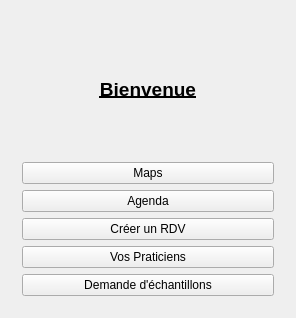
<?xml version="1.0" encoding="UTF-8"?>
<ui version="4.0">
 <class>MainWindow</class>
 <widget class="QMainWindow" name="MainWindow">
  <property name="geometry">
   <rect>
    <x>0</x>
    <y>0</y>
    <width>250</width>
    <height>318</height>
   </rect>
  </property>
  <property name="maximumSize">
   <size>
    <width>250</width>
    <height>16777215</height>
   </size>
  </property>
  <property name="windowTitle">
   <string>MainWindow</string>
  </property>
  <widget class="QWidget" name="centralWidget">
   <layout class="QVBoxLayout" name="verticalLayout">
    <item>
     <widget class="QStackedWidget" name="stackedWidget">
      <property name="currentIndex">
       <number>0</number>
      </property>
      <widget class="QWidget" name="menu">
       <layout class="QVBoxLayout" name="verticalLayout_3">
        <item>
         <layout class="QVBoxLayout" name="verticalLayout_2">
          <item>
           <widget class="QLabel" name="label">
            <property name="font">
             <font>
              <pointsize>14</pointsize>
              <weight>75</weight>
              <bold>true</bold>
              <underline>true</underline>
             </font>
            </property>
            <property name="text">
             <string>Bienvenue</string>
            </property>
            <property name="alignment">
             <set>Qt::AlignCenter</set>
            </property>
            <property name="margin">
             <number>-1</number>
            </property>
           </widget>
          </item>
          <item>
           <widget class="QPushButton" name="pushButtonMenuGoToMap">
            <property name="text">
             <string>Maps</string>
            </property>
           </widget>
          </item>
          <item>
           <widget class="QPushButton" name="pushButtonMenuGoToCalendar">
            <property name="text">
             <string>Agenda</string>
            </property>
           </widget>
          </item>
          <item>
           <widget class="QPushButton" name="pushButtonMenuCreerEven">
            <property name="text">
             <string>Créer un RDV</string>
            </property>
           </widget>
          </item>
          <item>
           <widget class="QPushButton" name="pushButtonMenuGoToPrat">
            <property name="text">
             <string>Vos Praticiens</string>
            </property>
           </widget>
          </item>
          <item>
           <widget class="QPushButton" name="pushButtonDemande">
            <property name="text">
             <string>Demande d'échantillons</string>
            </property>
           </widget>
          </item>
         </layout>
        </item>
       </layout>
      </widget>
      <widget class="QWidget" name="page">
       <layout class="QVBoxLayout" name="verticalLayout_11">
        <item>
         <layout class="QVBoxLayout" name="verticalLayout_10">
          <item>
           <layout class="QHBoxLayout" name="horizontalLayout_8">
            <item>
             <spacer name="horizontalSpacer_8">
              <property name="orientation">
               <enum>Qt::Horizontal</enum>
              </property>
              <property name="sizeHint" stdset="0">
               <size>
                <width>40</width>
                <height>20</height>
               </size>
              </property>
             </spacer>
            </item>
            <item>
             <widget class="QLabel" name="label_5">
              <property name="text">
               <string>Créer un évènement</string>
              </property>
             </widget>
            </item>
            <item>
             <spacer name="horizontalSpacer_9">
              <property name="orientation">
               <enum>Qt::Horizontal</enum>
              </property>
              <property name="sizeHint" stdset="0">
               <size>
                <width>40</width>
                <height>20</height>
               </size>
              </property>
             </spacer>
            </item>
           </layout>
          </item>
          <item>
           <layout class="QHBoxLayout" name="horizontalLayout_14">
            <item>
             <widget class="QLabel" name="label_10">
              <property name="text">
               <string>Nom:</string>
              </property>
             </widget>
            </item>
            <item>
             <widget class="QLineEdit" name="lineEdit"/>
            </item>
           </layout>
          </item>
          <item>
           <layout class="QHBoxLayout" name="horizontalLayout_13">
            <item>
             <widget class="QLabel" name="label_6">
              <property name="text">
               <string>Praticien: </string>
              </property>
             </widget>
            </item>
            <item>
             <widget class="QComboBox" name="comboBox">
              <item>
               <property name="text">
                <string>Choisir...</string>
               </property>
              </item>
             </widget>
            </item>
           </layout>
          </item>
          <item>
           <layout class="QHBoxLayout" name="horizontalLayout_12">
            <item>
             <widget class="QLabel" name="label_7">
              <property name="text">
               <string>Jour : </string>
              </property>
             </widget>
            </item>
            <item>
             <widget class="QDateEdit" name="dateEdit"/>
            </item>
           </layout>
          </item>
          <item>
           <layout class="QHBoxLayout" name="horizontalLayout_11">
            <item>
             <widget class="QLabel" name="label_8">
              <property name="text">
               <string>Heure:</string>
              </property>
             </widget>
            </item>
            <item>
             <widget class="QTimeEdit" name="timeEdit"/>
            </item>
           </layout>
          </item>
          <item>
           <layout class="QHBoxLayout" name="horizontalLayout_10">
            <item>
             <widget class="QLabel" name="label_9">
              <property name="text">
               <string>Presenter: </string>
              </property>
             </widget>
            </item>
            <item>
             <widget class="QWidget" name="widget" native="true">
              <layout class="QHBoxLayout" name="horizontalLayout_9">
               <item>
                <widget class="QComboBox" name="comboBox_2">
                 <item>
                  <property name="text">
                   <string>...</string>
                  </property>
                 </item>
                </widget>
               </item>
               <item>
                <widget class="QPushButton" name="pushButtonAjoutLigne">
                 <property name="text">
                  <string>+</string>
                 </property>
                </widget>
               </item>
              </layout>
             </widget>
            </item>
           </layout>
          </item>
          <item>
           <layout class="QHBoxLayout" name="horizontalLayout_15">
            <item>
             <widget class="QPushButton" name="pushButtonAjoutEven">
              <property name="enabled">
               <bool>false</bool>
              </property>
              <property name="text">
               <string>Ajouter</string>
              </property>
             </widget>
            </item>
            <item>
             <widget class="QPushButton" name="pushButtonCreateGoToMenu">
              <property name="text">
               <string>Menu</string>
              </property>
             </widget>
            </item>
           </layout>
          </item>
         </layout>
        </item>
       </layout>
      </widget>
      <widget class="QWidget" name="page_5">
       <layout class="QVBoxLayout" name="verticalLayout_15">
        <item>
         <layout class="QVBoxLayout" name="verticalLayout_14">
          <item>
           <layout class="QHBoxLayout" name="horizontalLayout_19">
            <item>
             <spacer name="horizontalSpacer_12">
              <property name="orientation">
               <enum>Qt::Horizontal</enum>
              </property>
              <property name="sizeHint" stdset="0">
               <size>
                <width>40</width>
                <height>20</height>
               </size>
              </property>
             </spacer>
            </item>
            <item>
             <widget class="QLabel" name="label_12">
              <property name="font">
               <font>
                <pointsize>11</pointsize>
                <weight>75</weight>
                <bold>true</bold>
                <underline>true</underline>
               </font>
              </property>
              <property name="text">
               <string>Vos Praticiens</string>
              </property>
             </widget>
            </item>
            <item>
             <spacer name="horizontalSpacer_13">
              <property name="orientation">
               <enum>Qt::Horizontal</enum>
              </property>
              <property name="sizeHint" stdset="0">
               <size>
                <width>40</width>
                <height>20</height>
               </size>
              </property>
             </spacer>
            </item>
           </layout>
          </item>
          <item>
           <widget class="QComboBox" name="comboBox_4">
            <item>
             <property name="text">
              <string>Choisir...</string>
             </property>
            </item>
           </widget>
          </item>
          <item>
           <layout class="QHBoxLayout" name="horizontalLayout_22">
            <item>
             <widget class="QLabel" name="label_13">
              <property name="text">
               <string>Nom: </string>
              </property>
             </widget>
            </item>
            <item>
             <widget class="QLabel" name="labelNomPrat">
              <property name="text">
               <string>--</string>
              </property>
             </widget>
            </item>
           </layout>
          </item>
          <item>
           <layout class="QHBoxLayout" name="horizontalLayout_21">
            <item>
             <widget class="QLabel" name="label_14">
              <property name="text">
               <string>Adresse:</string>
              </property>
             </widget>
            </item>
            <item>
             <widget class="QLabel" name="labelAdrPrat">
              <property name="text">
               <string>--</string>
              </property>
             </widget>
            </item>
           </layout>
          </item>
          <item>
           <layout class="QHBoxLayout" name="horizontalLayout_20">
            <item>
             <widget class="QLabel" name="label_15">
              <property name="text">
               <string>Remplaçant: </string>
              </property>
             </widget>
            </item>
            <item>
             <widget class="QLabel" name="labelRemplPrat">
              <property name="text">
               <string>--</string>
              </property>
             </widget>
            </item>
           </layout>
          </item>
          <item>
           <layout class="QHBoxLayout" name="horizontalLayout_23">
            <item>
             <widget class="QPushButton" name="pushButtonPratGoToMap">
              <property name="text">
               <string>Où est-il?</string>
              </property>
             </widget>
            </item>
            <item>
             <widget class="QPushButton" name="pushButtonPratGoToMenu">
              <property name="text">
               <string>Menu</string>
              </property>
             </widget>
            </item>
           </layout>
          </item>
         </layout>
        </item>
       </layout>
      </widget>
      <widget class="QWidget" name="page_3">
       <layout class="QVBoxLayout" name="verticalLayout_13">
        <item>
         <layout class="QVBoxLayout" name="verticalLayout_12">
          <item>
           <layout class="QHBoxLayout" name="horizontalLayout_17">
            <item>
             <spacer name="horizontalSpacer_10">
              <property name="orientation">
               <enum>Qt::Horizontal</enum>
              </property>
              <property name="sizeHint" stdset="0">
               <size>
                <width>40</width>
                <height>20</height>
               </size>
              </property>
             </spacer>
            </item>
            <item>
             <widget class="QLabel" name="label_11">
              <property name="font">
               <font>
                <pointsize>10</pointsize>
                <weight>75</weight>
                <bold>true</bold>
                <underline>true</underline>
               </font>
              </property>
              <property name="text">
               <string>Demande d'echantillons</string>
              </property>
             </widget>
            </item>
            <item>
             <spacer name="horizontalSpacer_11">
              <property name="orientation">
               <enum>Qt::Horizontal</enum>
              </property>
              <property name="sizeHint" stdset="0">
               <size>
                <width>40</width>
                <height>20</height>
               </size>
              </property>
             </spacer>
            </item>
           </layout>
          </item>
          <item>
           <widget class="QWidget" name="widget_2" native="true">
            <layout class="QHBoxLayout" name="horizontalLayout_16">
             <item>
              <widget class="QComboBox" name="comboBox_3"/>
             </item>
             <item>
              <widget class="QSpinBox" name="spinBox"/>
             </item>
             <item>
              <widget class="QPushButton" name="pushButtonDemandeAjoutLigne">
               <property name="text">
                <string>+</string>
               </property>
              </widget>
             </item>
            </layout>
           </widget>
          </item>
          <item>
           <layout class="QHBoxLayout" name="horizontalLayout_18">
            <item>
             <widget class="QPushButton" name="pushButtonDemandeOk">
              <property name="text">
               <string>Envoyer</string>
              </property>
             </widget>
            </item>
            <item>
             <widget class="QPushButton" name="pushButtonDemandeGoToMenu">
              <property name="text">
               <string>Menu</string>
              </property>
             </widget>
            </item>
           </layout>
          </item>
         </layout>
        </item>
       </layout>
      </widget>
      <widget class="QWidget" name="map">
       <layout class="QVBoxLayout" name="verticalLayout_5">
        <item>
         <layout class="QVBoxLayout" name="verticalLayout_4">
          <item>
           <layout class="QHBoxLayout" name="horizontalLayout_3">
            <item>
             <spacer name="horizontalSpacer_2">
              <property name="orientation">
               <enum>Qt::Horizontal</enum>
              </property>
              <property name="sizeHint" stdset="0">
               <size>
                <width>40</width>
                <height>20</height>
               </size>
              </property>
             </spacer>
            </item>
            <item>
             <widget class="QLabel" name="label_3">
              <property name="font">
               <font>
                <pointsize>11</pointsize>
                <weight>75</weight>
                <italic>false</italic>
                <bold>true</bold>
                <underline>true</underline>
               </font>
              </property>
              <property name="text">
               <string>Maps</string>
              </property>
             </widget>
            </item>
            <item>
             <spacer name="horizontalSpacer_3">
              <property name="orientation">
               <enum>Qt::Horizontal</enum>
              </property>
              <property name="sizeHint" stdset="0">
               <size>
                <width>40</width>
                <height>20</height>
               </size>
              </property>
             </spacer>
            </item>
           </layout>
          </item>
          <item>
           <widget class="QGraphicsView" name="graphicsView"/>
          </item>
          <item>
           <layout class="QHBoxLayout" name="horizontalLayout_2">
            <item>
             <spacer name="horizontalSpacer">
              <property name="orientation">
               <enum>Qt::Horizontal</enum>
              </property>
              <property name="sizeHint" stdset="0">
               <size>
                <width>40</width>
                <height>20</height>
               </size>
              </property>
             </spacer>
            </item>
            <item>
             <widget class="QPushButton" name="pushButtonMapGoToMenu">
              <property name="text">
               <string>Menu</string>
              </property>
             </widget>
            </item>
           </layout>
          </item>
         </layout>
        </item>
       </layout>
      </widget>
      <widget class="QWidget" name="page_4">
       <layout class="QVBoxLayout" name="verticalLayout_7">
        <item>
         <layout class="QVBoxLayout" name="verticalLayout_6">
          <item>
           <layout class="QHBoxLayout" name="horizontalLayout_4">
            <item>
             <spacer name="horizontalSpacer_4">
              <property name="orientation">
               <enum>Qt::Horizontal</enum>
              </property>
              <property name="sizeHint" stdset="0">
               <size>
                <width>40</width>
                <height>20</height>
               </size>
              </property>
             </spacer>
            </item>
            <item>
             <widget class="QLabel" name="label_4">
              <property name="font">
               <font>
                <pointsize>11</pointsize>
                <weight>75</weight>
                <bold>true</bold>
                <underline>true</underline>
               </font>
              </property>
              <property name="text">
               <string>Evènements</string>
              </property>
             </widget>
            </item>
            <item>
             <spacer name="horizontalSpacer_5">
              <property name="orientation">
               <enum>Qt::Horizontal</enum>
              </property>
              <property name="sizeHint" stdset="0">
               <size>
                <width>40</width>
                <height>20</height>
               </size>
              </property>
             </spacer>
            </item>
           </layout>
          </item>
          <item>
           <widget class="QCalendarWidget" name="calendarWidget"/>
          </item>
          <item>
           <layout class="QHBoxLayout" name="horizontalLayout_5">
            <item>
             <widget class="QPushButton" name="pushButtonCreerEven">
              <property name="text">
               <string>Créer</string>
              </property>
             </widget>
            </item>
            <item>
             <widget class="QPushButton" name="pushButtonGoToEven">
              <property name="enabled">
               <bool>false</bool>
              </property>
              <property name="text">
               <string>Afficher</string>
              </property>
             </widget>
            </item>
            <item>
             <widget class="QPushButton" name="pushButtonEvenGoToMenu">
              <property name="text">
               <string>Menu</string>
              </property>
             </widget>
            </item>
           </layout>
          </item>
         </layout>
        </item>
       </layout>
      </widget>
      <widget class="QWidget" name="page_2">
       <layout class="QVBoxLayout" name="verticalLayout_9">
        <item>
         <layout class="QVBoxLayout" name="verticalLayout_8">
          <item>
           <layout class="QHBoxLayout" name="horizontalLayout_7">
            <item>
             <spacer name="horizontalSpacer_6">
              <property name="orientation">
               <enum>Qt::Horizontal</enum>
              </property>
              <property name="sizeHint" stdset="0">
               <size>
                <width>40</width>
                <height>20</height>
               </size>
              </property>
             </spacer>
            </item>
            <item>
             <widget class="QLabel" name="label_2">
              <property name="font">
               <font>
                <pointsize>11</pointsize>
                <weight>75</weight>
                <bold>true</bold>
                <underline>true</underline>
               </font>
              </property>
              <property name="text">
               <string>Evenements du jour</string>
              </property>
             </widget>
            </item>
            <item>
             <spacer name="horizontalSpacer_7">
              <property name="orientation">
               <enum>Qt::Horizontal</enum>
              </property>
              <property name="sizeHint" stdset="0">
               <size>
                <width>40</width>
                <height>20</height>
               </size>
              </property>
             </spacer>
            </item>
           </layout>
          </item>
          <item>
           <widget class="QTableWidget" name="tableWidget"/>
          </item>
          <item>
           <layout class="QHBoxLayout" name="horizontalLayout">
            <item>
             <widget class="QPushButton" name="pushButtonEvenGoToCalendar">
              <property name="text">
               <string>Calendrier</string>
              </property>
             </widget>
            </item>
            <item>
             <widget class="QPushButton" name="pushButtonGoToMenu">
              <property name="text">
               <string>Menu</string>
              </property>
             </widget>
            </item>
           </layout>
          </item>
          <item>
           <layout class="QHBoxLayout" name="horizontalLayout_6">
            <item>
             <widget class="QPushButton" name="pushButtonModifEven">
              <property name="text">
               <string>Modifier</string>
              </property>
             </widget>
            </item>
            <item>
             <widget class="QPushButton" name="pushButtonSupprEven">
              <property name="text">
               <string>Supprimer</string>
              </property>
             </widget>
            </item>
           </layout>
          </item>
         </layout>
        </item>
       </layout>
      </widget>
     </widget>
    </item>
   </layout>
  </widget>
 </widget>
 <layoutdefault spacing="6" margin="11"/>
 <resources/>
 <connections/>
</ui>
